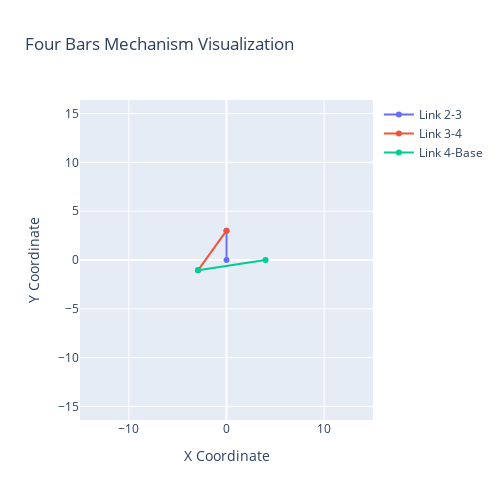

This figure's notebook cell:
### Code cell
solve_and_plot_4b(theta_2_range=np.pi/2, L2=3, L3=5, L4=7, Separation=4)

### Figure 1 — Plotly figure (JSON) as saved in the notebook; plotly's stock layout.template omitted (floating-point values rounded to 4 significant figures)
{"data": [{"mode": "lines+markers", "name": "Link 2-3", "type": "scatter", "x": [0, 1.837e-16], "y": [0, 3]}, {"mode": "lines+markers", "name": "Link 3-4", "type": "scatter", "x": [1.837e-16, -2.919], "y": [3, -1.059]}, {"mode": "lines+markers", "name": "Link 4-Base", "type": "scatter", "x": [-2.919, 4], "y": [-1.059, 0]}], "layout": {"autosize": false, "height": 500, "showlegend": true, "title": {"text": "Four Bars Mechanism Visualization"}, "width": 500, "xaxis": {"range": [-15, 15], "scaleanchor": "y", "scaleratio": 1, "title": {"text": "X Coordinate"}}, "yaxis": {"range": [-15, 15], "scaleanchor": "x", "scaleratio": 1, "title": {"text": "Y Coordinate"}}}}
